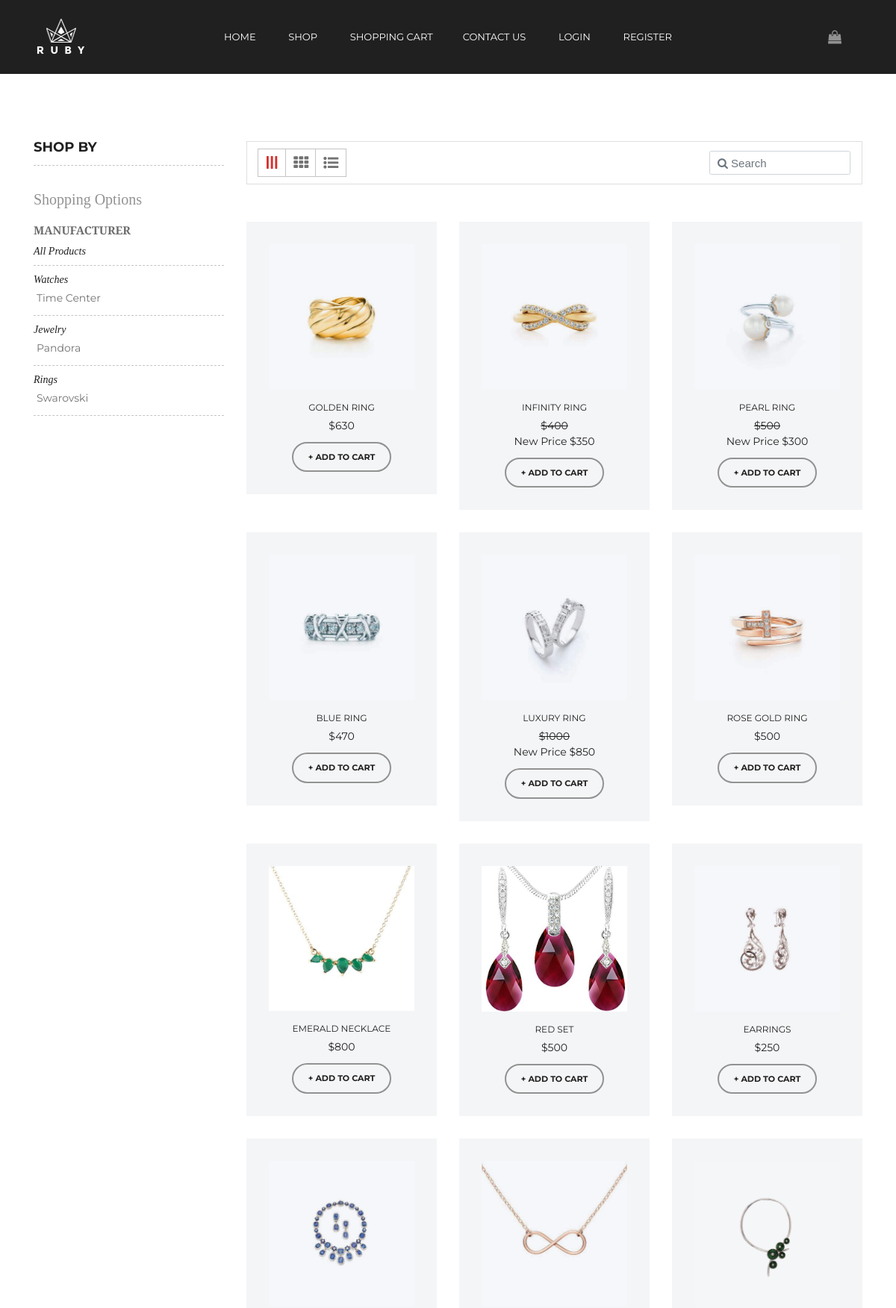
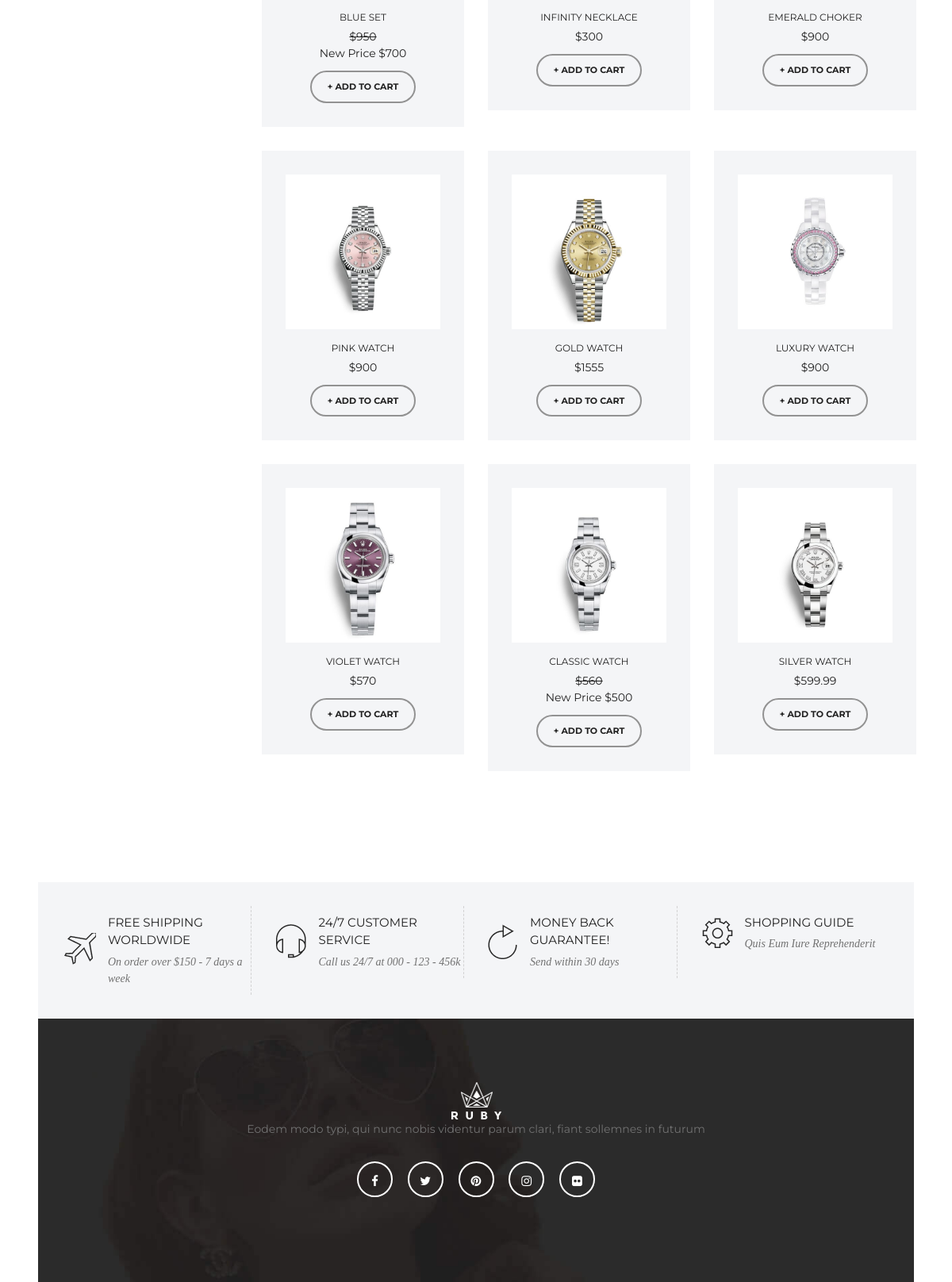
The page /shop.php (upper part) on the database its author committed (2 pictures, top to bottom).
### tables this page shows
CREATE TABLE `categories` (
  `categorie_id` int(11) NOT NULL,
  `name` varchar(45) NOT NULL,
  `img_name` varchar(255) NOT NULL,
  `description` longtext NOT NULL
);

CREATE TABLE `marketplaces` (
  `Marketplace_id` int(11) NOT NULL,
  `categorie_id` int(11) NOT NULL,
  `name` varchar(45) NOT NULL,
  `img_name` varchar(255) NOT NULL,
  `description` longtext NOT NULL
);

CREATE TABLE `products` (
  `product_id` int(11) NOT NULL,
  `Marketplace_id` int(11) NOT NULL,
  `name` varchar(255) NOT NULL,
  `price` float NOT NULL,
  `discount_price` float DEFAULT NULL,
  `description` longtext NOT NULL,
  `is_hot` binary(1) NOT NULL,
  `img_name` longtext NOT NULL DEFAULT 'default.jpg'
);

### shop.php (the view, shortened to what this page needs)
<?php
include('includes/publicHeader.php');
$conn = OpenCon();
?>
<div id="page-content-wrapper" class="p-9">
  <div class="container">
    <div class="row">
      <div class="col-lg-3 mt-5 mt-lg-0 order-last order-lg-first">
        <div id="sidebar-area-wrap">
          <div class="single-sidebar-wrap">
            <h2 class="sidebar-title">Shop By</h2>
            <div class="sidebar-body">
              <div class="shopping-option">
                <h3>Shopping Options</h3>
                <div class="shopping-option-item">
                  <h4>MANUFACTURER</h4>
                  <ul class="sidebar-list">
                    <li><a href="?">All Products</a></li>
                    <?php
                    $sql = 'SELECT categorie_id, name FROM categories';
                    $result = mysqli_query($conn, $sql);
                    while($row = mysqli_fetch_assoc($result)) {
                      echo '<li><a href="?category='.$row["categorie_id"].'">'.$row["name"].'</a><ul>';
                      $sql2 = "SELECT name FROM marketplaces WHERE categorie_id={$row["categorie_id"]}";
                    $result2 = mysqli_query($conn, $sql2);
                    while($row2 = mysqli_fetch_assoc($result2)) {
                      echo "<li>{$row2["name"]}</li>";
                    }
                      echo'</ul></li>';
                    }
                    ?>
                  </ul>
                </div>
              </div>
            </div>
          </div>
        </div>
      </div>
      <div class="col-lg-9">
        <div class="shop-page-content-wrap">
          <div class="products-settings-option d-block">
            <div class="product-cong-left d-flex align-items-center justify-content-between">
              <div class="d-flex align-items-center">
                <ul class="product-view d-flex align-items-center">
                  <li class="current column-gird">
                    <i class="fa fa-bars fa-rotate-90"></i>
                  </li>
                  <li class="box-gird"><i class="fa fa-th"></i></li>
                  <li class="list"><i class="fa fa-list-ul"></i></li>
                </ul>
              </div>
              <form action="" class="d-flex align-items-center">
                <input type="text" name="name" class="form-control Search" placeholder="&#xf002; Search">
              </form>
            </div>
          </div>
          <div class="shop-page-products-wrap">
            <div class="products-wrapper">
              <div class="row">
                <?php
if (isset($_GET["name"])) {
  $sql = 'SELECT * FROM products WHERE name LIKE "%'.$_GET["name"].'%"';
  }else if (isset($_GET["category"])) {
  $sql = 'SELECT Marketplace_id FROM marketplaces WHERE categorie_id='.$_GET["category"];
  $result = mysqli_query($conn, $sql);
  $Marketplace_id = mysqli_fetch_assoc($result);
  $sql = "SELECT * FROM products WHERE Marketplace_id = {$Marketplace_id["Marketplace_id"]}";
  }
  else{
    $sql = "SELECT * FROM products";
  }
  $result = mysqli_query($conn, $sql);
  if (mysqli_num_rows($result) > 0) {
    while($row = mysqli_fetch_assoc($result)) {
      echo '
            <div class="col-lg-4 col-sm-6">
              <div class="single-product-item text-center">
                  <figure class="product-thumb">
                    <a href="single-product.php?id='.$row["product_id"].'"><img src="images/'.$row['img_name'].'" alt="Products" class="img-fluid" /></a>
                    </figure>
                    <div class="product-details">
                      <h2>
                        <a href="single-product.php?id='.$row["product_id"].'">'.$row['name'].'</a>
                      </h2>';
                      if ($row["discount_price"] ==0) {
                        echo '<span class="price">$'.$row["price"].' </span>';
                      }else{
                        echo '<del class="price">$'.$row["price"].' </del>';
                        echo '<span class="price">New Price $'.$row["discount_price"].' </span>';
                      }
                      echo'<p class="products-desc">'.$row['description'].'</p>
                      <a href="single-product.php?id='.$row["product_id"].'" class="btn btn-add-to-cart">+ Add to Cart</a>
                    </div>
              </div>
            </div>';
    }
  }
  else{
    echo "no result found";
  }
?>
              </div>
            </div>
          </div>
        </div>
      </div>
    </div>
  </div>
</div>
<?php include('includes/publicFooter.php'); ?>

### assets/css/mystyle.css (style rules this page uses)
.Search { font-family: 'Helvetica', FontAwesome, sans-serif; font-size: 1.5rem; padding: 1.5rem 1rem; }
.sidebar-list li ul li { border-bottom: 0px dashed #c5c5c5; padding: 4px 4px; }

### rows shown on the page
categories: name "Watches"
marketplaces: name "Time Center"
categories: name "Jewelry"
marketplaces: name "Pandora"
categories: name "Rings"
marketplaces: name "Swarovski"
products: img_name (picture), name "GOLDEN RING", price "630"
products: img_name (picture), name "INFINITY RING", price "400", discount_price "350"
products: img_name (picture), name "PEARL RING", price "500", discount_price "300"
products: img_name (picture), name "BLUE RING", price "470"
products: img_name (picture), name "LUXURY RING", price "1000", discount_price "850"
products: img_name (picture), name "ROSE GOLD RING", price "500"
products: img_name (picture), name "EMERALD NECKLACE", price "800"
products: img_name (picture), name "RED SET", price "500"
products: img_name (picture), name "EARRINGS", price "250"
products: img_name (picture), name "BLUE SET", price "950", discount_price "700"
products: img_name (picture), name "INFINITY NECKLACE", price "300"
products: img_name (picture), name "EMERALD CHOKER", price "900"
products: img_name (picture), name "PINK WATCH", price "900"
products: img_name (picture), name "GOLD WATCH", price "1555"
products: img_name (picture), name "LUXURY WATCH", price "900"
products: img_name (picture), name "VIOLET WATCH", price "570"
products: img_name (picture), name "CLASSIC WATCH", price "560", discount_price "500"
products: img_name (picture), name "SILVER WATCH", price "599.99"
